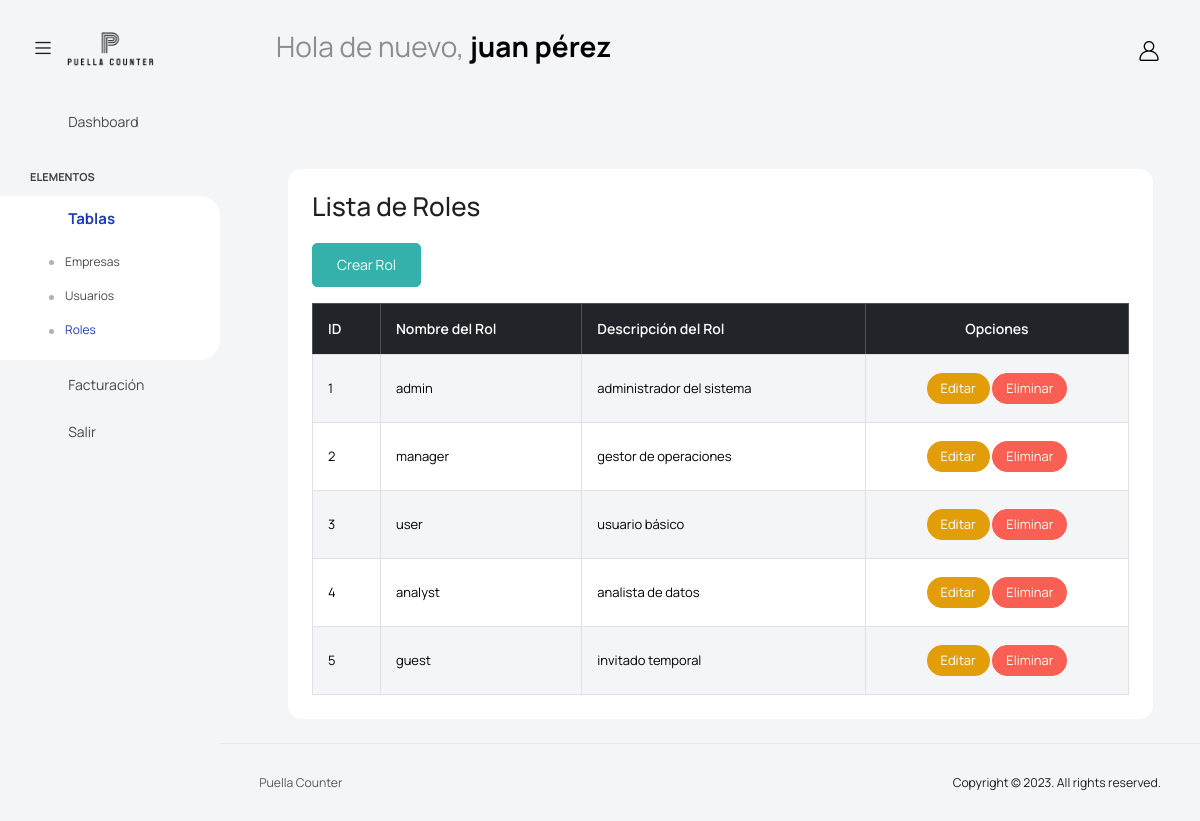
Page /PuellaCounter/app/views/rol/rol.php (signed in) on the committed database.
### tables this page shows
create table tbl_rol(  
	id_rol int primary key auto_increment,
	rol_name varchar(50) not null,
	rol_info varchar(255) not null
);

### PuellaCounter/app/controllers/RolController.php (called while the page is built, shortened)
<?php
require_once(dirname(__FILE__) . "/../../core/database.php");
require_once(dirname(__FILE__) . "/../models/RolModel.php");
class RolController
{
    private $rol;
    public function __construct()
    {
        $database = new Database();
        $this->db = $database->getConnection();
        $this->rol = new RoleModel($this->db);
    }
    public function index()
    {
        $result = $this->rol->getRoles();
        $roles = $result->fetchAll(PDO::FETCH_ASSOC);
        include(dirname(__FILE__) . '/../views/rol/index.php');
    }
}

### PuellaCounter/core/database.php (called while the page is built, shortened)
<?php
class Database
{
    public function getConnection()
    {
        $this->conn = null;
        try {
            $this->conn = new PDO(
                "mysql:host=" . Config::HOST . ";dbname=" . Config::DATABASE,
                Config::USER,
                Config::PASSWORD
            );
            $this->conn->exec("set names utf8");
        } catch (PDOException $ex) {
            echo "Connection error: " . $ex->getMessage();
            die();
        }
        return $this->conn;
    }
}

### PuellaCounter/app/models/RolModel.php (called while the page is built, shortened)
<?php
class RoleModel
{
    private $conn;
    public function __construct($db)
    {
        $this->conn = $db;
    }
    public function getRoles()
    {
        $query = "CALL sp_get_all_roles();";
        $stmt = $this->conn->prepare($query);
        $stmt->execute();
        return $stmt;
    }
}

### PuellaCounter/app/views/rol/index.php (the view)
<?php
include '../template/header.php';
?>
<div class="container">
    <div class="card mt-5 p-4">
        <h2 class="mb-4">Lista de Roles</h2>
        <div class="d-flex justify-content-between mb-3">
            <a href="?action=create" class="btn btn-success">Crear Rol</a>
        </div>
        <div class="table-responsive">
            <table id="genericTable" class="table table-striped table-bordered">
                <thead class="table-dark">
                    <tr>
                        <th scope="col">ID</th>
                        <th scope="col">Nombre del Rol</th>
                        <th scope="col">Descripción del Rol</th>
                        <th scope="col" class="text-center">Opciones</th>
                    </tr>
                </thead>
                <tbody>
                    <?php foreach ($roles as $role): ?>
                        <tr>
                            <td><?= htmlspecialchars($role['id_rol']); ?></td>
                            <td><?= htmlspecialchars($role['rol_name']); ?></td>
                            <td><?= htmlspecialchars($role['rol_info']); ?></td>
                            <td class="text-center">
                                <a href="?action=edit&id=<?= $role['id_rol'] ?>" class="btn btn-warning btn-sm">Editar</a>
                                <a href="?action=delete&id=<?= $role['id_rol'] ?>" class="btn btn-danger btn-sm">Eliminar</a>
                            </td>
                        </tr>
                    <?php endforeach; ?>
                </tbody>
            </table>
        </div>
    </div>
</div>
<?php include '../template/footer.php'; ?>

### rows in the picture
tbl_rol: id_rol "1", rol_name "admin", rol_info "administrador del sistema"
tbl_rol: id_rol "2", rol_name "manager", rol_info "gestor de operaciones"
tbl_rol: id_rol "3", rol_name "user", rol_info "usuario básico"
tbl_rol: id_rol "4", rol_name "analyst", rol_info "analista de datos"
tbl_rol: id_rol "5", rol_name "guest", rol_info "invitado temporal"

### other values in the picture
$_SESSION["userName"] "juan pérez"
